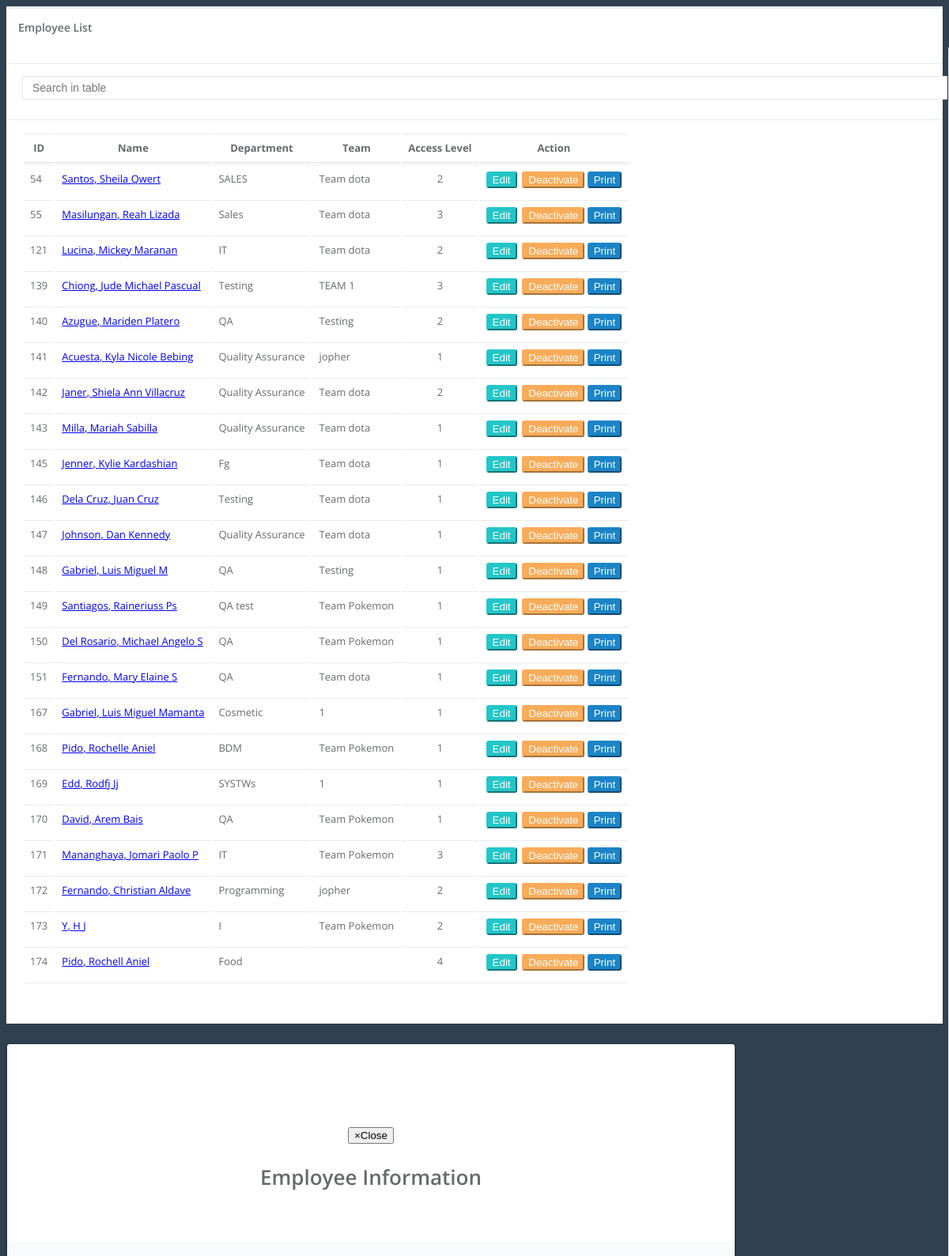
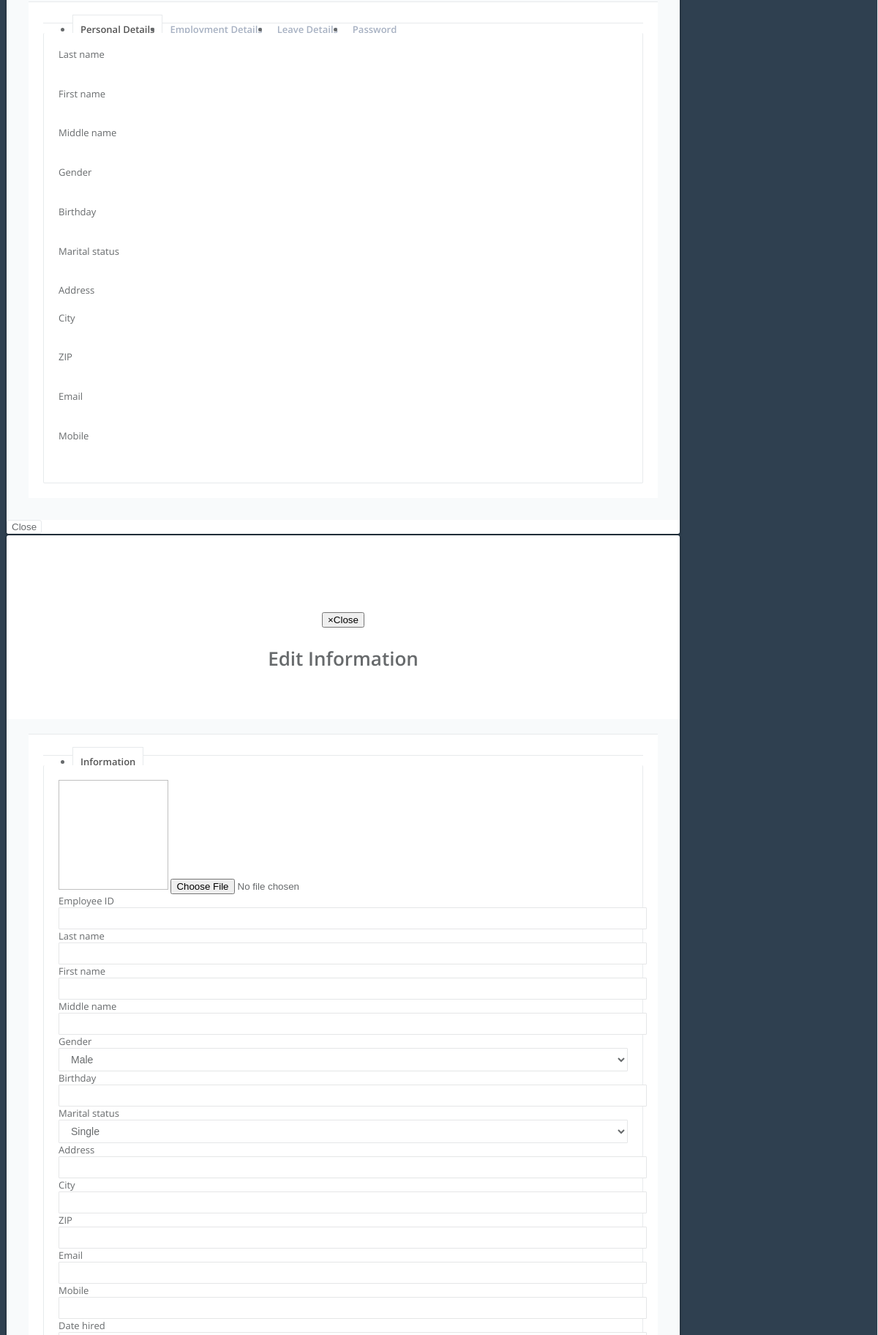
Page /employeelist.php (upper part) on the committed database (2 pictures, top to bottom).
### tables this page shows
CREATE TABLE IF NOT EXISTS `employee` (
  `employee_id` int(10) NOT NULL,
  `employee_lastname` varchar(35) NOT NULL,
  `employee_firstname` varchar(35) NOT NULL,
  `employee_middlename` varchar(35) NOT NULL,
  `employee_gender` varchar(6) NOT NULL,
  `employee_birthday` date NOT NULL,
  `employee_marital` varchar(15) NOT NULL,
  `employee_address` varchar(100) NOT NULL,
  `employee_city` varchar(20) NOT NULL,
  `employee_zip` varchar(10) NOT NULL,
  `employee_email` varchar(255) NOT NULL,
  `employee_cellnum` varchar(15) NOT NULL,
  `employee_type` varchar(20) NOT NULL,
  `employee_jobtitle` varchar(25) NOT NULL,
  `employee_empstatus` varchar(50) NOT NULL,
  `employee_department` varchar(25) NOT NULL,
  `employee_rate` int(6) NOT NULL,
  `employee_taxcode` varchar(9) NOT NULL,
  `employee_dependency` int(2) NOT NULL,
  `employee_sss` varchar(30) NOT NULL,
  `employee_philhealth` varchar(30) NOT NULL,
  `employee_pagibig` varchar(30) NOT NULL,
  `employee_tin` varchar(30) NOT NULL,
  `employee_shift` varchar(20) NOT NULL,
  `employee_datehired` date NOT NULL,
  `employee_restday` varchar(30) NOT NULL,
  `employee_password` varchar(25) NOT NULL,
  `employee_payslippassword` varchar(50) NOT NULL,
  `employee_sickleave` int(2) NOT NULL DEFAULT '0',
  `employee_vacationleave` int(2) NOT NULL DEFAULT '0',
  `employee_incentive` int(2) NOT NULL DEFAULT '0',
  `employee_maternityleave` int(2) NOT NULL DEFAULT '0',
  `employee_paternityleave` int(2) NOT NULL DEFAULT '0',
  `employee_singleparentleave` int(2) NOT NULL DEFAULT '0',
  `employee_status` varchar(10) NOT NULL DEFAULT 'active',
  `employee_team` varchar(50) NOT NULL,
  `employee_level` int(3) NOT NULL,
  `date_start` date NOT NULL,
  `date_end` date NOT NULL,
  `image` longblob NOT NULL,
  `cutoff` varchar(50) NOT NULL,
  `test` varchar(999) NOT NULL,
  `test_idate` date NOT NULL,
  `test_edate` date NOT NULL,
  `loan` varchar(999) NOT NULL,
  `loan_idate` date NOT NULL,
  `loan_edate` date NOT NULL
);

### employeelist.php (the view, shortened to what the rows shown need)
<!DOCTYPE html>
<html>
	<head>
		<link href="css/plugins/toastr/toastr.min.css" rel="stylesheet">
		<link href="css/animate.css" rel="stylesheet">
		<link href="css/style.css" rel="stylesheet">
						<link href="css/plugins/clockpicker/clockpicker.css" rel="stylesheet">
	</head>
	<body>
		<div class="row">
			<div class="col-lg-12">
				<div class="ibox float-e-margins">
						<div class="ibox-content" id = "tableHolderz">
							<?php
							include('dbconfig.php');
								if ($result1 = $mysqli->query("SELECT * FROM employee WHERE employee_status = 'active' ORDER BY employee_id"))
								{
									if ($result1->num_rows > 0)
									{
										echo "<table class='footable table table-stripped' data-page-size='20' data-filter=#filter>";
										echo "<thead>";
										echo "<tr>";
										echo "<th>ID</th>";
										echo "<th>Name</th>";
										echo "<th>Department</th>";
										echo "<th>Team</th>";
										echo "<th style='text-align:center'>Access Level</th>";
										echo "<th style='text-align:center;'>Action</th>";
										echo "</tr>";
										echo "</thead>";
										while ($row1 = mysqli_fetch_object($result1))
										{
											$empid = $row1->employee_id;
											$shiftstart = substr($row1->employee_shift,0,5);
											$shiftstart = date("g : i : A",strtotime($shiftstart));
											$shiftend = substr($row1->employee_shift,6,10);
											$shiftend = date("g : i : A",strtotime($shiftend));
											$restdayArray = split('/', $row1->employee_restday);
											echo "<tr class = 'josh'>";
											echo "<td>" . $row1->employee_id . "</td>";
											echo "<td><a href='#' data-toggle='modal'
														data-employee-id='$empid'
														data-lastname='$row1->employee_lastname'
														data-firstname='$row1->employee_firstname'
														data-middlename='$row1->employee_middlename'
														data-gender='$row1->employee_gender'
														data-birthday='$row1->employee_birthday'
														data-marital='$row1->employee_marital'
														data-address='$row1->employee_address'
														data-city='$row1->employee_city'
														data-zip='$row1->employee_zip'
														data-email='$row1->employee_email'
														data-cellnum='$row1->employee_cellnum'
														data-employeetype='$row1->employee_type'
														data-employeestatus='$row1->employee_empstatus'
														data-department='$row1->employee_department'
														data-rate='$row1->employee_rate'
														data-taxcode='$row1->employee_taxcode'
														data-sss='$row1->employee_sss'
														data-philhealth='$row1->employee_philhealth'
														data-pagibig='$row1->employee_pagibig'
														data-tin='$row1->employee_tin'
														data-cutoff='$row1->cutoff'
														data-shift='".$shiftstart." - ".$shiftend."'
														data-datehired='$row1->employee_datehired'
														data-restday='$row1->employee_restday'
														data-jobtitle='$row1->employee_jobtitle'
														data-password='$row1->employee_password'
														data-level='$row1->employee_level'
														data-acctnum='$row1->account_number'
														data-team='$row1->employee_team'
														data-team1='$row1->employee_team1'
														data-team2='$row1->employee_team2'
														data-team3='$row1->employee_team3'
														data-payslippassword='$row1->employee_payslippassword'
											data-target='#myModal2' class = 'viewempdialog'>" . $row1->employee_lastname . "," . " " . $row1->employee_firstname . " " . $row1->employee_middlename . "</a></td>";
											echo "<td>" . $row1->employee_department . "</td>";
											echo "<td>" . $row1->employee_team . "</td>";
											echo "<td style='text-align:center'>" . $row1->employee_level . "</td>";
											echo "<td style='text-align:center;'><a href='#' data-toggle='modal'
													data-employee-id='$empid'
													data-lastname='$row1->employee_lastname'
													data-firstname='$row1->employee_firstname'
													data-middlename='$row1->employee_middlename'
													data-gender='$row1->employee_gender'
													data-birthday='$row1->employee_birthday'
													data-marital='$row1->employee_marital'
													data-address='$row1->employee_address'
													data-city='$row1->employee_city'
													data-zip='$row1->employee_zip'
													data-email='$row1->employee_email'
													data-cellnum='$row1->employee_cellnum'
													data-employeetype='$row1->employee_type'
													data-employeestatus='$row1->employee_empstatus'
													data-department='$row1->employee_department'
													data-rate='$row1->employee_rate'
													data-taxcode='$row1->employee_taxcode'
													data-sss='$row1->employee_sss'
													data-philhealth='$row1->employee_philhealth'
													data-pagibig='$row1->employee_pagibig'
													data-tin='$row1->employee_tin'
													data-cutoff='$row1->cutoff'
													data-shift='$shiftstart'
													data-shift2='$shiftend'
													data-datehired='$row1->employee_datehired'
													data-restday='".$restdayArray[0]."'
													data-restday2='".$restdayArray[1]."'
													data-jobtitle='$row1->employee_jobtitle'
													data-password='$row1->employee_password'
													data-level='$row1->employee_level'
													data-team='$row1->employee_team'
													data-team1='$row1->employee_team1'
													data-team2='$row1->employee_team2'
													data-team3='$row1->employee_team3'
													data-acctnum='$row1->account_number'
													data-payslippassword='$row1->employee_payslippassword'
													data-im='$row1->image'
													data-target='#myModal4' class = 'editempdialog'><button class='btn btn-info' name = 'edit' type='button'><i class='fa fa-paste'></i> Edit</button></a>&nbsp;&nbsp;";
											echo "<a href='#' id='$empid' class = 'delete'><button class='btn btn-warning' type='button'><i class='fa fa-warning'></i> Deactivate</button></button></a>
											<a href = 'employeedocument.php?id=$empid'><button class='btn btn-success' type='button'><i class='fa fa-print'></i> Print</button></a>";
											echo "</tr>";
										}
										echo "</table>";
									}
								}
						?>
						</div>
				</div>
			</div>
        </div>
		<link href="css/timepicki.css" rel="stylesheet">
		<?php
			include('menufooter.php');
		?>
	</body>
</html>

### rows in the picture
employee: employee_id "54", employee_lastname "Santos", employee_firstname "Sheila", employee_middlename "Qwert", employee_department "SALES", employee_team "Team dota", employee_level "2"
employee: employee_id "55", employee_lastname "Masilungan", employee_firstname "Reah", employee_middlename "Lizada", employee_department "Sales", employee_team "Team dota", employee_level "3"
employee: employee_id "121", employee_lastname "Lucina", employee_firstname "Mickey", employee_middlename "Maranan", employee_department "IT", employee_team "Team dota", employee_level "2"
employee: employee_id "139", employee_lastname "Chiong", employee_firstname "Jude Michael", employee_middlename "Pascual", employee_department "Testing", employee_team "TEAM 1", employee_level "3"
employee: employee_id "140", employee_lastname "Azugue", employee_firstname "Mariden", employee_middlename "Platero", employee_department "QA", employee_team "Testing", employee_level "2"
employee: employee_id "141", employee_lastname "Acuesta", employee_firstname "Kyla Nicole", employee_middlename "Bebing", employee_department "Quality Assurance", employee_team "jopher", employee_level "1"
employee: employee_id "142", employee_lastname "Janer", employee_firstname "Shiela Ann", employee_middlename "Villacruz", employee_department "Quality Assurance", employee_team "Team dota", employee_level "2"
employee: employee_id "143", employee_lastname "Milla", employee_firstname "Mariah", employee_middlename "Sabilla", employee_department "Quality Assurance", employee_team "Team dota", employee_level "1"
employee: employee_id "145", employee_lastname "Jenner", employee_firstname "Kylie", employee_middlename "Kardashian", employee_department "Fg", employee_team "Team dota", employee_level "1"
employee: employee_id "146", employee_lastname "Dela Cruz", employee_firstname "Juan", employee_middlename "Cruz", employee_department "Testing", employee_team "Team dota", employee_level "1"
employee: employee_id "147", employee_lastname "Johnson", employee_firstname "Dan", employee_middlename "Kennedy", employee_department "Quality Assurance", employee_team "Team dota", employee_level "1"
employee: employee_id "148", employee_lastname "Gabriel", employee_firstname "Luis Miguel", employee_middlename "M", employee_department "QA", employee_team "Testing", employee_level "1"
employee: employee_id "149", employee_lastname "Santiagos", employee_firstname "Raineriuss", employee_middlename "Ps", employee_department "QA test", employee_team "Team Pokemon", employee_level "1"
employee: employee_id "150", employee_lastname "Del Rosario", employee_firstname "Michael Angelo", employee_middlename "S", employee_department "QA", employee_team "Team Pokemon", employee_level "1"
employee: employee_id "151", employee_lastname "Fernando", employee_firstname "Mary Elaine", employee_middlename "S", employee_department "QA", employee_team "Team dota", employee_level "1"
employee: employee_id "167", employee_lastname "Gabriel", employee_firstname "Luis Miguel", employee_middlename "Mamanta", employee_department "Cosmetic", employee_team "1", employee_level "1"
employee: employee_id "168", employee_lastname "Pido", employee_firstname "Rochelle", employee_middlename "Aniel", employee_department "BDM", employee_team "Team Pokemon", employee_level "1"
employee: employee_id "169", employee_lastname "Edd", employee_firstname "Rodfj", employee_middlename "Jj", employee_department "SYSTWs", employee_team "1", employee_level "1"
employee: employee_id "170", employee_lastname "David", employee_firstname "Arem", employee_middlename "Bais", employee_department "QA", employee_team "Team Pokemon", employee_level "1"
employee: employee_id "171", employee_lastname "Mananghaya", employee_firstname "Jomari Paolo", employee_middlename "P", employee_department "IT", employee_team "Team Pokemon", employee_level "3"
employee: employee_id "172", employee_lastname "Fernando", employee_firstname "Christian", employee_middlename "Aldave", employee_department "Programming", employee_team "jopher", employee_level "2"
employee: employee_id "173", employee_lastname "Y", employee_firstname "H", employee_middlename "J", employee_department "I", employee_team "Team Pokemon", employee_level "2"
employee: employee_id "174", employee_lastname "Pido", employee_firstname "Rochell", employee_middlename "Aniel", employee_department "Food", employee_level "4"
